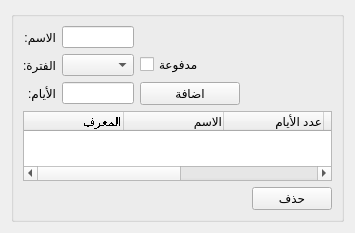
          <widget class="QWidget" name="page_23">
           <property name="geometry">
            <rect>
             <x>-268</x>
             <y>0</y>
             <width>351</width>
             <height>219</height>
            </rect>
           </property>
           <attribute name="label">
            <string>انواع الإجازات</string>
           </attribute>
           <layout class="QGridLayout" name="gridLayout_77">
            <item row="0" column="1">
             <widget class="QGroupBox" name="groupBox_21">
              <property name="title">
               <string/>
              </property>
              <layout class="QGridLayout" name="gridLayout_76">
               <item row="0" column="0">
                <widget class="QLabel" name="label_9">
                 <property name="text">
                  <string>الاسم:</string>
                 </property>
                </widget>
               </item>
               <item row="0" column="1">
                <widget class="QLineEdit" name="leave_type_name_input"/>
               </item>
               <item row="1" column="0">
                <widget class="QLabel" name="label_101">
                 <property name="text">
                  <string>الفترة:</string>
                 </property>
                </widget>
               </item>
               <item row="1" column="1">
                <widget class="QComboBox" name="leave_type_period_combobox"/>
               </item>
               <item row="1" column="2">
                <widget class="QCheckBox" name="leave_type_paid_checkbox">
                 <property name="text">
                  <string>مدفوعة</string>
                 </property>
                </widget>
               </item>
               <item row="1" column="3" colspan="2">
                <spacer name="horizontalSpacer_48">
                 <property name="orientation">
                  <enum>Qt::Horizontal</enum>
                 </property>
                 <property name="sizeHint" stdset="0">
                  <size>
                   <width>301</width>
                   <height>20</height>
                  </size>
                 </property>
                </spacer>
               </item>
               <item row="2" column="0">
                <widget class="QLabel" name="label_73">
                 <property name="text">
                  <string>الأيام:</string>
                 </property>
                </widget>
               </item>
               <item row="2" column="1">
                <widget class="QLineEdit" name="leave_type_days_input"/>
               </item>
               <item row="2" column="2">
                <widget class="QPushButton" name="add_leave_type_btn">
                 <property name="minimumSize">
                  <size>
                   <width>100</width>
                   <height>0</height>
                  </size>
                 </property>
                 <property name="styleSheet">
                  <string notr="true"/>
                 </property>
                 <property name="text">
                  <string>اضافة</string>
                 </property>
                </widget>
               </item>
               <item row="3" column="0" colspan="5">
                <widget class="QTableWidget" name="leave_types_table">
                 <property name="selectionBehavior">
                  <enum>QAbstractItemView::SelectRows</enum>
                 </property>
                 <property name="verticalScrollMode">
                  <enum>QAbstractItemView::ScrollPerPixel</enum>
                 </property>
                 <property name="horizontalScrollMode">
                  <enum>QAbstractItemView::ScrollPerPixel</enum>
                 </property>
                 <attribute name="horizontalHeaderStretchLastSection">
                  <bool>true</bool>
                 </attribute>
                 <column>
                  <property name="text">
                   <string>المعرف</string>
                  </property>
                  <property name="font">
                   <font>
                    <stylestrategy>NoAntialias</stylestrategy>
                   </font>
                  </property>
                  <property name="textAlignment">
                   <set>AlignTrailing|AlignVCenter</set>
                  </property>
                 </column>
                 <column>
                  <property name="text">
                   <string>الاسم</string>
                  </property>
                  <property name="textAlignment">
                   <set>AlignTrailing|AlignVCenter</set>
                  </property>
                 </column>
                 <column>
                  <property name="text">
                   <string>عدد الأيام</string>
                  </property>
                  <property name="textAlignment">
                   <set>AlignTrailing|AlignVCenter</set>
                  </property>
                 </column>
                 <column>
                  <property name="text">
                   <string>الفترة</string>
                  </property>
                  <property name="textAlignment">
                   <set>AlignTrailing|AlignVCenter</set>
                  </property>
                 </column>
                 <column>
                  <property name="text">
                   <string>مدفوعة</string>
                  </property>
                  <property name="textAlignment">
                   <set>AlignTrailing|AlignVCenter</set>
                  </property>
                 </column>
                 <column>
                  <property name="text">
                   <string>تاريخ الإضافة</string>
                  </property>
                  <property name="textAlignment">
                   <set>AlignTrailing|AlignVCenter</set>
                  </property>
                 </column>
                </widget>
               </item>
               <item row="4" column="0" colspan="4">
                <spacer name="horizontalSpacer_51">
                 <property name="orientation">
                  <enum>Qt::Horizontal</enum>
                 </property>
                 <property name="sizeHint" stdset="0">
                  <size>
                   <width>558</width>
                   <height>17</height>
                  </size>
                 </property>
                </spacer>
               </item>
               <item row="4" column="4">
                <widget class="QPushButton" name="leave_type_delete_btn">
                 <property name="text">
                  <string>حذف</string>
                 </property>
                </widget>
               </item>
              </layout>
             </widget>
            </item>
            <item row="0" column="0">
             <spacer name="horizontalSpacer_49">
              <property name="orientation">
               <enum>Qt::Horizontal</enum>
              </property>
              <property name="sizeHint" stdset="0">
               <size>
                <width>138</width>
                <height>20</height>
               </size>
              </property>
             </spacer>
            </item>
            <item row="0" column="2">
             <spacer name="horizontalSpacer_50">
              <property name="orientation">
               <enum>Qt::Horizontal</enum>
              </property>
              <property name="sizeHint" stdset="0">
               <size>
                <width>137</width>
                <height>20</height>
               </size>
              </property>
             </spacer>
            </item>
           </layout>
          </widget>
